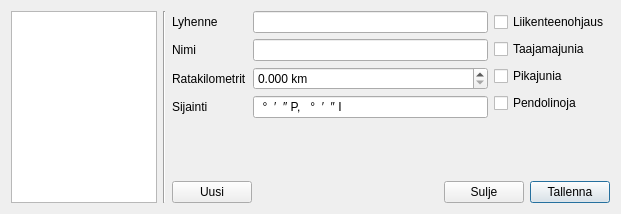
<?xml version="1.0" encoding="UTF-8"?>
<ui version="4.0">
 <class>LiikennepaikkaDialogi</class>
 <widget class="QWidget" name="LiikennepaikkaDialogi">
  <property name="windowModality">
   <enum>Qt::NonModal</enum>
  </property>
  <property name="geometry">
   <rect>
    <x>0</x>
    <y>0</y>
    <width>639</width>
    <height>203</height>
   </rect>
  </property>
  <property name="sizePolicy">
   <sizepolicy hsizetype="Preferred" vsizetype="Preferred">
    <horstretch>0</horstretch>
    <verstretch>0</verstretch>
   </sizepolicy>
  </property>
  <property name="windowTitle">
   <string>Liikennepaikat</string>
  </property>
  <property name="windowIcon">
   <iconset resource="ratapiha-kauko.qrc">
    <normaloff>:/r/pic/varojunaa.png</normaloff>:/r/pic/varojunaa.png</iconset>
  </property>
  <layout class="QHBoxLayout" name="horizontalLayout_3" stretch="1,0,3">
   <property name="sizeConstraint">
    <enum>QLayout::SetFixedSize</enum>
   </property>
   <item>
    <widget class="QListWidget" name="liikennepaikkaLista">
     <property name="sortingEnabled">
      <bool>true</bool>
     </property>
    </widget>
   </item>
   <item>
    <widget class="Line" name="line">
     <property name="orientation">
      <enum>Qt::Vertical</enum>
     </property>
    </widget>
   </item>
   <item>
    <layout class="QVBoxLayout" name="verticalLayout_2">
     <item>
      <layout class="QHBoxLayout" name="horizontalLayout_2">
       <item>
        <layout class="QFormLayout" name="formLayout">
         <item row="0" column="0">
          <widget class="QLabel" name="label">
           <property name="text">
            <string>Lyhenne</string>
           </property>
           <property name="buddy">
            <cstring>lyhenneEdit</cstring>
           </property>
          </widget>
         </item>
         <item row="0" column="1">
          <widget class="QLineEdit" name="lyhenneEdit">
           <property name="font">
            <font>
             <weight>75</weight>
             <bold>true</bold>
            </font>
           </property>
           <property name="maxLength">
            <number>5</number>
           </property>
          </widget>
         </item>
         <item row="1" column="0">
          <widget class="QLabel" name="label_2">
           <property name="text">
            <string>Nimi</string>
           </property>
           <property name="buddy">
            <cstring>nimiEdit</cstring>
           </property>
          </widget>
         </item>
         <item row="1" column="1">
          <widget class="QLineEdit" name="nimiEdit"/>
         </item>
         <item row="2" column="0">
          <widget class="QLabel" name="label_4">
           <property name="text">
            <string>Ratakilometrit</string>
           </property>
           <property name="buddy">
            <cstring>kmSpin</cstring>
           </property>
          </widget>
         </item>
         <item row="2" column="1">
          <widget class="QDoubleSpinBox" name="kmSpin">
           <property name="suffix">
            <string> km</string>
           </property>
           <property name="decimals">
            <number>3</number>
           </property>
           <property name="maximum">
            <double>1299.990000000000009</double>
           </property>
          </widget>
         </item>
         <item row="3" column="0">
          <widget class="QLabel" name="label_3">
           <property name="text">
            <string>Sijainti</string>
           </property>
           <property name="buddy">
            <cstring>sijaintiEdit</cstring>
           </property>
          </widget>
         </item>
         <item row="3" column="1">
          <widget class="QLineEdit" name="sijaintiEdit">
           <property name="inputMask">
            <string>00°00′00″ P, 00°00′00″ I ; </string>
           </property>
          </widget>
         </item>
        </layout>
       </item>
       <item>
        <layout class="QVBoxLayout" name="verticalLayout">
         <item>
          <widget class="QCheckBox" name="liikenteenohjausCheck">
           <property name="text">
            <string>Liikenteenohjaus</string>
           </property>
          </widget>
         </item>
         <item>
          <widget class="QCheckBox" name="taajamajunaCheck">
           <property name="text">
            <string>Taajamajunia</string>
           </property>
          </widget>
         </item>
         <item>
          <widget class="QCheckBox" name="pikajunaCheck">
           <property name="text">
            <string>Pikajunia</string>
           </property>
          </widget>
         </item>
         <item>
          <widget class="QCheckBox" name="pendolinoCheck">
           <property name="text">
            <string>Pendolinoja</string>
           </property>
          </widget>
         </item>
        </layout>
       </item>
      </layout>
     </item>
     <item>
      <spacer name="verticalSpacer">
       <property name="orientation">
        <enum>Qt::Vertical</enum>
       </property>
       <property name="sizeHint" stdset="0">
        <size>
         <width>20</width>
         <height>1</height>
        </size>
       </property>
      </spacer>
     </item>
     <item>
      <layout class="QHBoxLayout" name="horizontalLayout">
       <item>
        <widget class="QPushButton" name="uusiNappi">
         <property name="text">
          <string>Uusi</string>
         </property>
        </widget>
       </item>
       <item>
        <spacer name="horizontalSpacer">
         <property name="orientation">
          <enum>Qt::Horizontal</enum>
         </property>
         <property name="sizeHint" stdset="0">
          <size>
           <width>40</width>
           <height>20</height>
          </size>
         </property>
        </spacer>
       </item>
       <item>
        <widget class="QPushButton" name="suljeNappi">
         <property name="text">
          <string>Sulje</string>
         </property>
        </widget>
       </item>
       <item>
        <widget class="QPushButton" name="tallennaButton">
         <property name="text">
          <string>Tallenna</string>
         </property>
         <property name="autoDefault">
          <bool>true</bool>
         </property>
         <property name="default">
          <bool>true</bool>
         </property>
        </widget>
       </item>
      </layout>
     </item>
    </layout>
   </item>
  </layout>
 </widget>
 <resources>
  <include location="ratapiha-kauko.qrc"/>
 </resources>
 <connections>
  <connection>
   <sender>suljeNappi</sender>
   <signal>clicked()</signal>
   <receiver>LiikennepaikkaDialogi</receiver>
   <slot>close()</slot>
   <hints>
    <hint type="sourcelabel">
     <x>519</x>
     <y>166</y>
    </hint>
    <hint type="destinationlabel">
     <x>574</x>
     <y>134</y>
    </hint>
   </hints>
  </connection>
  <connection>
   <sender>uusiNappi</sender>
   <signal>clicked()</signal>
   <receiver>lyhenneEdit</receiver>
   <slot>clear()</slot>
   <hints>
    <hint type="sourcelabel">
     <x>260</x>
     <y>178</y>
    </hint>
    <hint type="destinationlabel">
     <x>396</x>
     <y>21</y>
    </hint>
   </hints>
  </connection>
  <connection>
   <sender>uusiNappi</sender>
   <signal>clicked()</signal>
   <receiver>lyhenneEdit</receiver>
   <slot>setFocus()</slot>
   <hints>
    <hint type="sourcelabel">
     <x>230</x>
     <y>160</y>
    </hint>
    <hint type="destinationlabel">
     <x>350</x>
     <y>21</y>
    </hint>
   </hints>
  </connection>
 </connections>
</ui>
